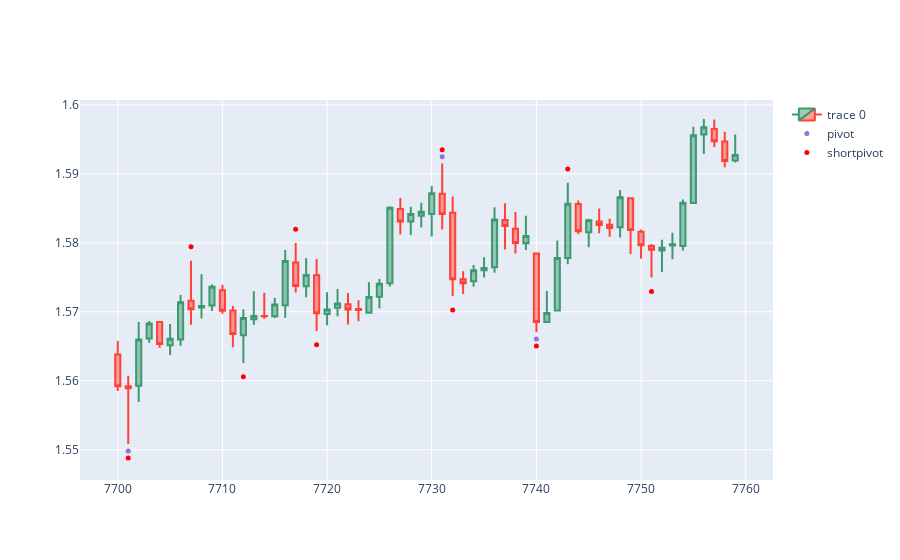

Notebook source saved alongside this figure:
### Code cell
import plotly.graph_objects as go
from plotly.subplots import make_subplots
from datetime import datetime
dfpl = df[7700:7760]
fig = go.Figure(data=[go.Candlestick(x=dfpl.index,
                open=dfpl['open'],
                high=dfpl['high'],
                low=dfpl['low'],
                close=dfpl['close'])])

fig.add_scatter(x=dfpl.index, y=dfpl['pointpos'], mode="markers",
                marker=dict(size=5, color="MediumPurple"),
                name="pivot")
fig.add_scatter(x=dfpl.index, y=dfpl['shortpointpos'], mode="markers",
                marker=dict(size=5, color="red"),
                name="shortpivot")
fig.update_layout(xaxis_rangeslider_visible=False)
fig.show()
